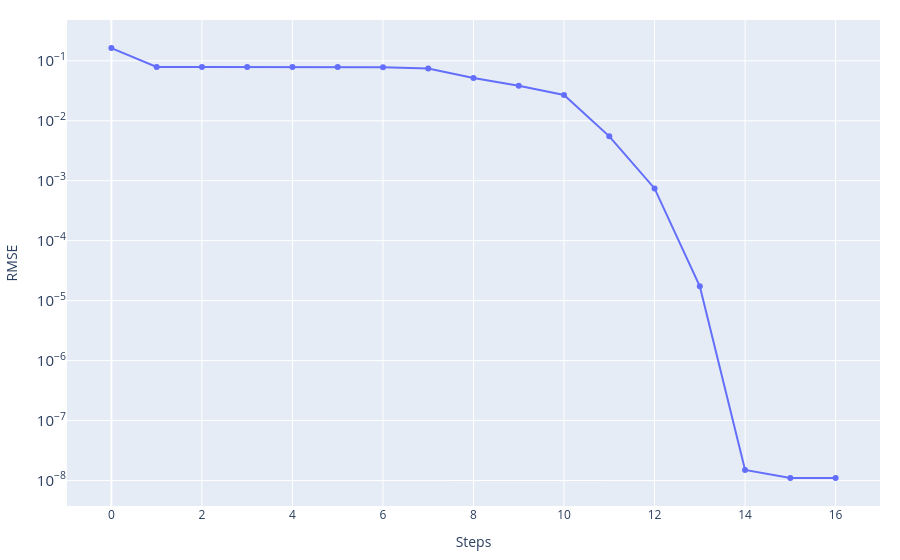
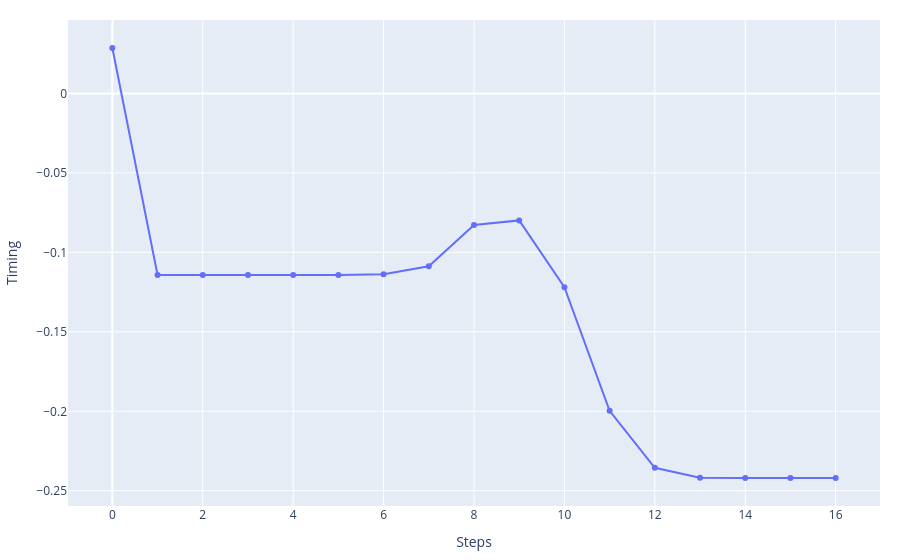
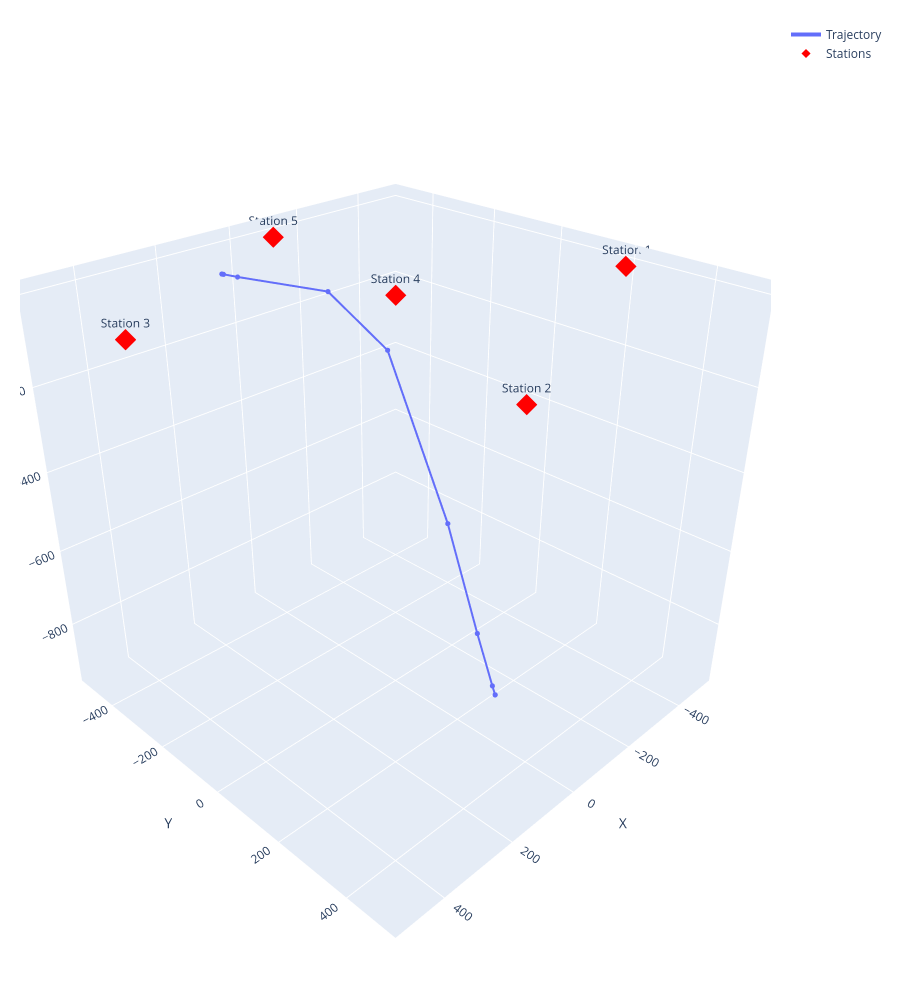

Notebook code cell kept with these figures, in order:
### Code cell
event_best_GN, history_GN, cost_story_GN, misfit_fin_GN = Gauss_Newton.Gauss_Newton(
    stations=stations_norm,
    event_test=np.copy(event_ini),
    n_iteration=1_000,
    steps=np.array([1.0, 1.0, 1.0, 0.0005]),
    vp=vp)

print('Best fitt with:')
print(f'\t- RMSE = {misfit_fin_GN}')
print(f'\t- Event = {event_best_GN}')

_ = graphics.history_2d(cost_story_GN, 'RMSE', log_y=True)
_ = graphics.history_2d(history_GN[:, 3], 'Timing')
_ = graphics.history_3d(history_GN[:, :3], stations_norm)

### Figure 1 — Plotly figure (JSON) as saved in the notebook; plotly's stock layout.template omitted (floating-point values rounded to 4 significant figures)
{"data": [{"mode": "lines+markers", "name": "RMSE", "type": "scatter", "x": [0, 1, 2, 3, 4, 5, 6, 7, 8, 9, 10, 11, 12, 13, 14, 15, 16], "y": [0.1631, 0.07879, 0.07879, 0.07879, 0.07879, 0.07875, 0.07837, 0.0746, 0.05178, 0.0384, 0.02685, 0.005489, 0.0007436, 1.738e-05, 1.5e-08, 1.104e-08, 1.104e-08]}], "layout": {"hovermode": "x unified", "margin": {"b": 20, "l": 20, "r": 20, "t": 20}, "title": {}, "xaxis": {"showgrid": true, "title": {"text": "Steps"}}, "yaxis": {"exponentformat": "power", "showgrid": true, "title": {"text": "RMSE"}, "type": "log"}}}

### Figure 2 — Plotly figure (JSON) as saved in the notebook; plotly's stock layout.template omitted (floating-point values rounded to 4 significant figures)
{"data": [{"mode": "lines+markers", "name": "Timing", "type": "scatter", "x": [0, 1, 2, 3, 4, 5, 6, 7, 8, 9, 10, 11, 12, 13, 14, 15, 16], "y": [0.02853, -0.1143, -0.1143, -0.1143, -0.1143, -0.1142, -0.1137, -0.1088, -0.08272, -0.0799, -0.1219, -0.1997, -0.2355, -0.2418, -0.2419, -0.2419, -0.2419]}], "layout": {"hovermode": "x unified", "margin": {"b": 20, "l": 20, "r": 20, "t": 20}, "title": {}, "xaxis": {"showgrid": true, "title": {"text": "Steps"}}, "yaxis": {"exponentformat": "power", "showgrid": true, "title": {"text": "Timing"}, "type": "linear"}}}

### Figure 3 — Plotly figure (JSON) as saved in the notebook; plotly's stock layout.template omitted (floating-point values rounded to 4 significant figures)
{"data": [{"customdata": ["0", "1", "2", "3", "4", "5", "6", "7", "8", "9", "10", "11", "12", "13", "14", "15", "16"], "hovertemplate": "<b>Step %{customdata}</b><br>X: %{x:.2f}<br>Y: %{y:.2f}<br>Z: %{z:.2f}<extra></extra>", "line": {"width": 4}, "marker": {"size": 3}, "mode": "lines+markers", "name": "Trajectory", "type": "scatter3d", "x": [152.5, 152.5, 152.5, 152.5, 152.5, 152.4, 151.4, 141.4, 66.76, 20.11, -44.92, -78.22, -96.08, -99.35, -99.43, -99.43, -99.43], "y": [-363.8, -363.8, -363.8, -363.8, -363.8, -363.4, -359.7, -324.7, -126.5, -2.578, 114.8, 183.0, 220.0, 226.8, 226.9, 226.9, 226.9], "z": [-6.465, -6.465, -6.465, -6.465, -6.465, -6.463, -6.443, -6.281, -7.438, -112.3, -498.3, -772.1, -910.9, -934.9, -935.5, -935.5, -935.5]}, {"hovertemplate": "<b>%{text}</b><br>X: %{x:.2f}<br>Y: %{y:.2f}<br>Z: %{z:.2f}<extra></extra>", "marker": {"color": "red", "size": 7, "symbol": "diamond"}, "mode": "markers+text", "name": "Stations", "text": ["Station 1", "Station 2", "Station 3", "Station 4", "Station 5"], "textposition": "top center", "type": "scatter3d", "x": [-500.0, 200.0, 500.0, 0.0, -100.0], "y": [200.0, 500.0, -200.0, 0.0, -500.0], "z": [-10.0, -10.0, -10.0, 0.0, -10.0]}], "layout": {"height": 1000, "margin": {"b": 20, "l": 20, "r": 20, "t": 20}, "scene": {"aspectmode": "data", "camera": {"eye": {"x": 1.5, "y": 1.5, "z": 1.2}}, "xaxis": {"showgrid": true, "title": {"text": "X"}}, "yaxis": {"showgrid": true, "title": {"text": "Y"}}, "zaxis": {"showgrid": true, "title": {"text": "Z"}}}, "title": {}}}
